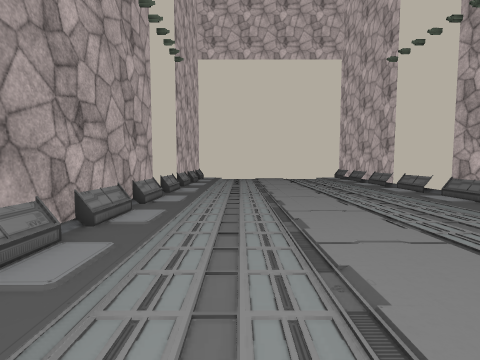
view 1 (above)

16 first-person views from a walk through a 3-D level made in the Unity game engine. The camera is 1.5 m above the floor, tilts 4° down and sees 85° across. The floor is counted in squares, 1 m on a side. Each view is taken from the middle of a square. On the plan, view 1 faces up. The plan holds only what a view shows up to about 14 squares ahead; the rest is blank. The place goes on beyond the plan. The player character is not drawn. Door leaves are left out, so doorways stand open. Some surface patterns are stand-ins.

view 2
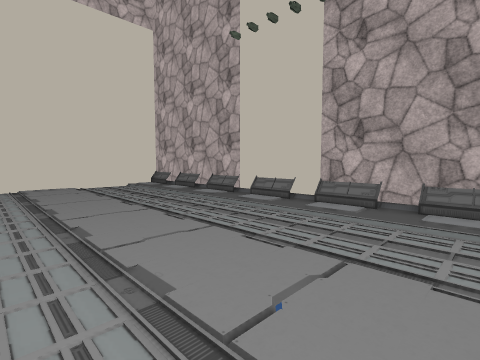

view 3
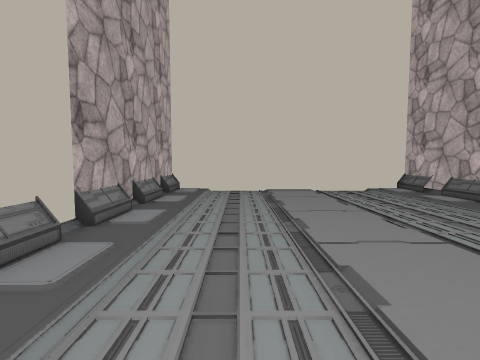

view 4
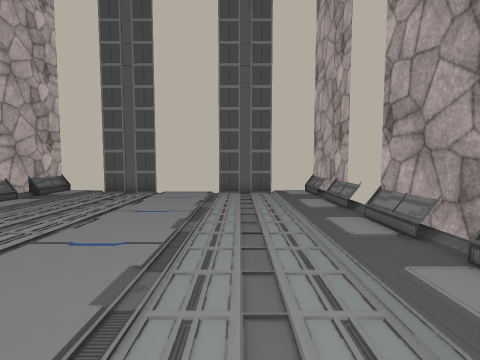

view 5
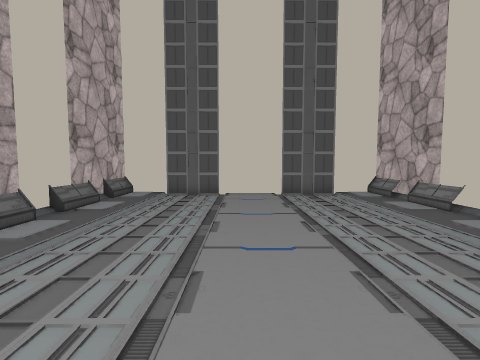

view 6
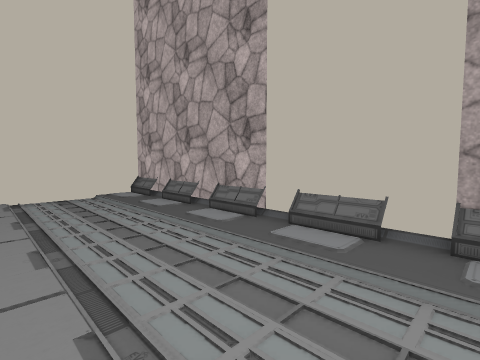

view 7
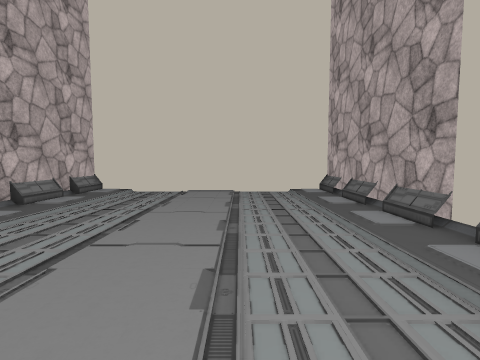

view 8
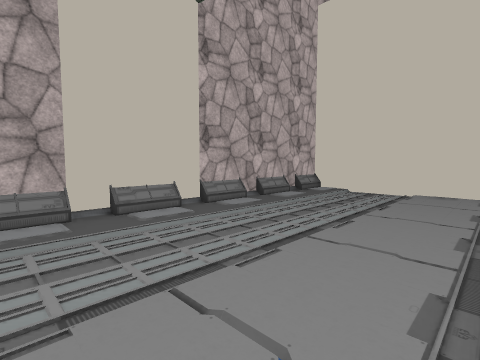

view 9
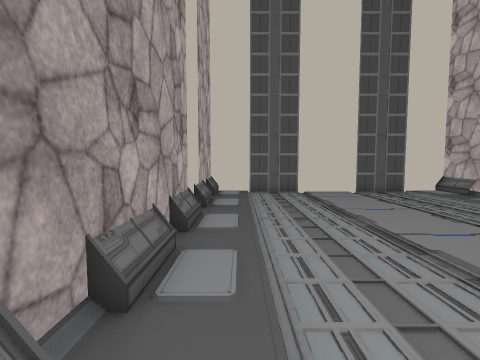

view 10
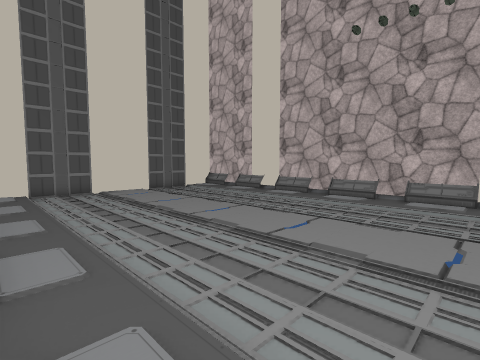

view 11
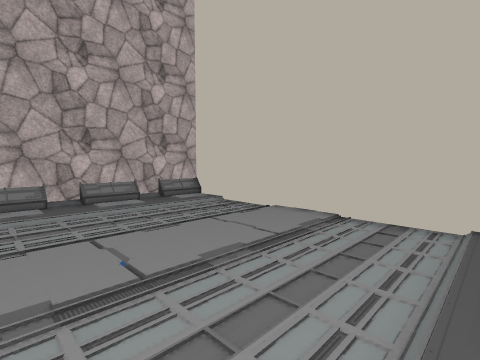

view 12
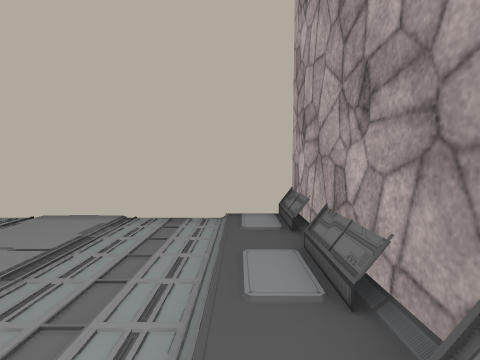

view 13
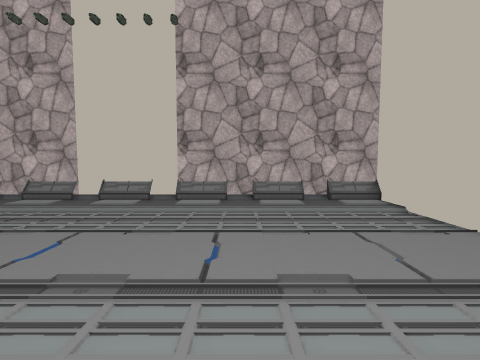

view 14
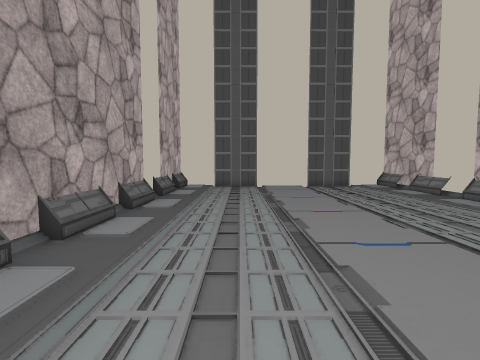

view 15
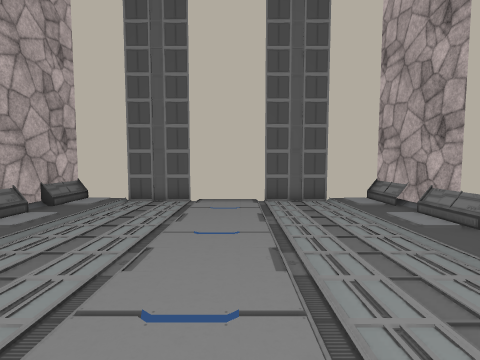

view 16
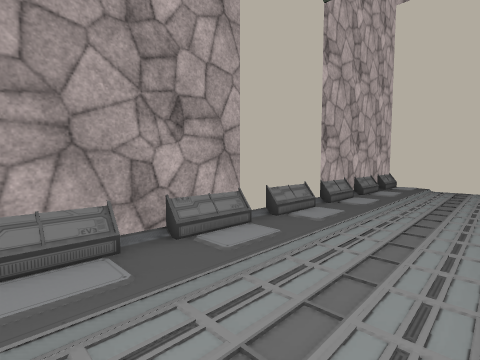

### Floor plan
Points are (right, up) in squares from view 1. A wall is a line through its corners. A room is listed if a view was taken in it or the views show most of it. See-through windows are left out.
Room 1 (views 1, 2, 3, 4, 5, 6, 7, 8, 9, 10, 11, 12, 13, 14, 15, 16)
walls: (8.5, 10.4) (8.5, 11.5); (8.5, 7.4) (8.5, 8.5); (-3.5, 8.6) (-3.5, 7.4); (-3.5, 11.6) (-3.5, 10.4); (8.5, 13.4) (8.5, 14.5); (8.5, 4.5) (8.5, 5.6); (-3.5, 5.6) (-3.5, 4.4); (-3.5, 14.6) (-3.5, 13.4); (-3.5, 2.6) (-3.5, 1.5); (8.5, 16.4) (8.5, 17.5); (8.5, 1.5) (8.5, 2.6); (-3.5, 17.5) (-3.5, 16.4); (-3.5, -0.4) (-3.5, -1.5); (8.5, 19.4) (8.5, 20.5); (8.5, -1.5) (8.5, -0.4); (-3.5, 20.5) (-3.5, 19.4); (-3.6, -3.5) (8.5, -3.5); (8.6, 22.5) (-3.5, 22.5)
ways out: open door at (2.5, 20.5)
objects: other object (-4, -3) to (-4, -2); other object (-4, 0) to (-4, 1); other object (-4, 3) to (-4, 4); other object (-4, 6) to (-4, 7); other object (-4, 9) to (-4, 10); other object (-4, 12) to (-4, 13); other object (-4, 15) to (-4, 16); other object (-4, 18) to (-4, 19); other object (-4, 21) to (-4, 22); other object (0, 22); other object (1, 22); other object (4, 22); other object (5, 22); other object (9, -3) to (9, -2); other object (9, 0) to (9, 1); other object (9, 3) to (9, 4); other object (9, 6) to (9, 7); other object (9, 9) to (9, 10); other object (9, 12) to (9, 13); other object (9, 15) to (9, 16); other object (9, 18) to (9, 19); other object (9, 21) to (9, 22)

Positions as (right, up) in squares from view 1, and headings:
1: (0, 0), facing up
2: (0, 6), facing up-right
3: (0, 9), facing up
4: (0, 9), facing down
5: (3, 9), facing down
6: (3, 10), facing up-right
7: (4, 9), facing up
8: (4, 9), facing up-left
9: (7, 10), facing down
10: (8, 11), facing down-left
11: (7, 15), facing up-left
12: (7, 15), facing up
13: (7, 17), facing left
14: (5, 12), facing down
15: (2, 7), facing down
16: (1, 6), facing up-left
